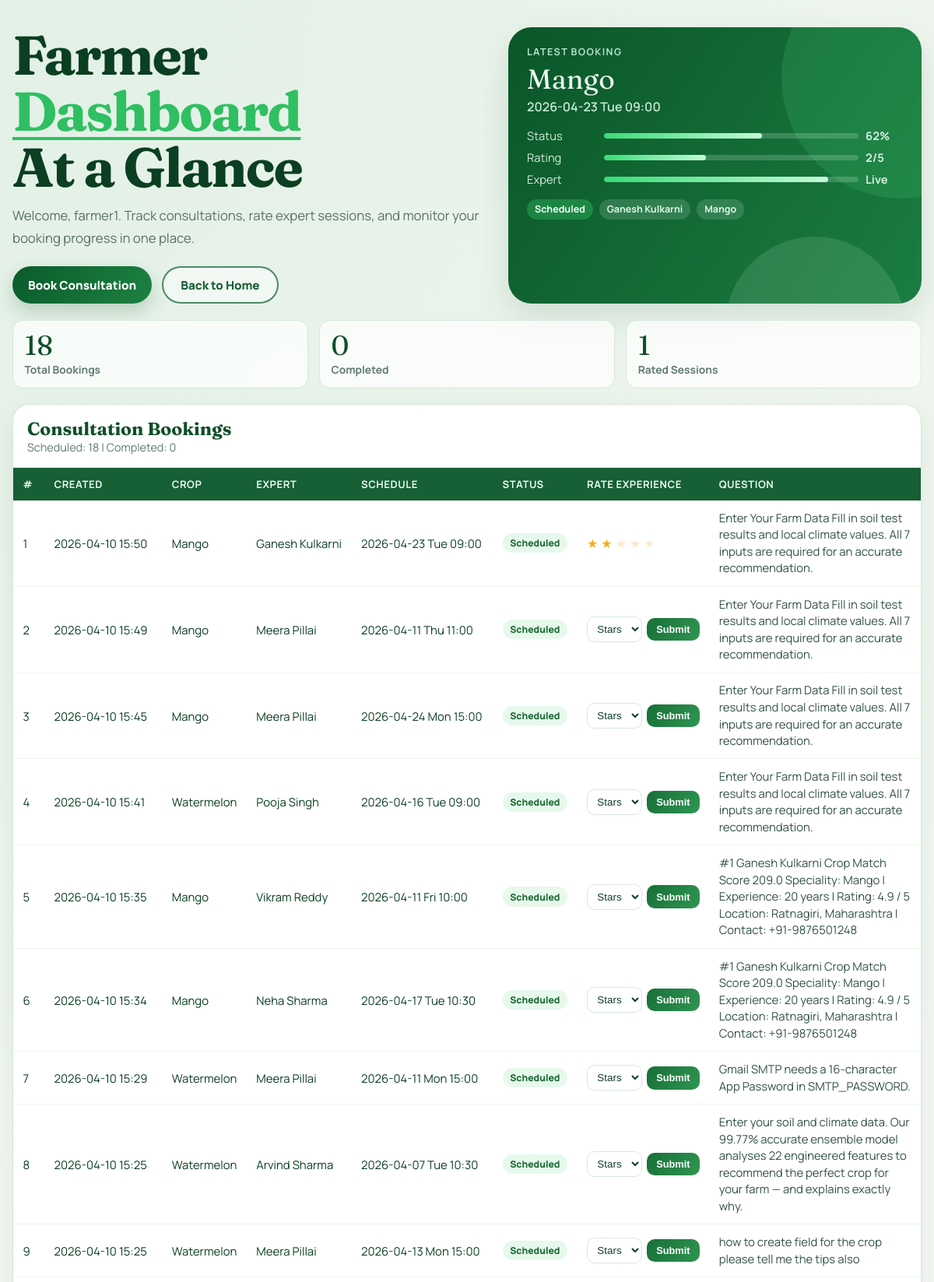
Screenshot of /farmer/dashboard (signed in, upper part) with the database file from the repository.
### app.py (models this page shows)
class User(db.Model):
    id             = db.Column(db.Integer, primary_key=True)
    username       = db.Column(db.String(80), unique=True, nullable=False)
    email          = db.Column(db.String(120), unique=True, nullable=True)
    password_hash  = db.Column(db.String(255), nullable=False)
    role           = db.Column(db.String(20), nullable=False, default="member")
    created_at     = db.Column(db.DateTime, default=datetime.utcnow)

class FarmerBooking(db.Model):
    id                 = db.Column(db.Integer, primary_key=True)
    created_at         = db.Column(db.DateTime, default=datetime.utcnow)
    created_by_username = db.Column(db.String(80), index=True)
    farmer_name        = db.Column(db.String(120), nullable=False)
    farmer_phone       = db.Column(db.String(20), nullable=False)
    farmer_email       = db.Column(db.String(120), nullable=False)
    crop               = db.Column(db.String(80), nullable=False)
    question           = db.Column(db.Text, nullable=False)
    preferred_date     = db.Column(db.String(20), nullable=False)
    preferred_time     = db.Column(db.String(20), nullable=False)
    expert_farmer_id   = db.Column(db.Integer, db.ForeignKey("expert_farmer.id"), nullable=False)
    status             = db.Column(db.String(20), nullable=False, default="Scheduled")
    rating_stars       = db.Column(db.Integer, nullable=True)
    rating_updated_at  = db.Column(db.DateTime, nullable=True)
    expert_farmer = db.relationship("ExpertFarmer", backref="bookings")

class ExpertFarmer(db.Model):
    id                 = db.Column(db.Integer, primary_key=True)
    user_id            = db.Column(db.Integer, db.ForeignKey("user.id"), nullable=True)
    name               = db.Column(db.String(120), nullable=False)
    crop_speciality    = db.Column(db.String(80), nullable=False, index=True)
    experience_years   = db.Column(db.Integer, nullable=False)
    district           = db.Column(db.String(80), nullable=False)
    state              = db.Column(db.String(80), nullable=False)
    rating             = db.Column(db.Float, nullable=False, default=4.5)
    phone              = db.Column(db.String(20), nullable=False)
    available_slots    = db.Column(db.Text, nullable=False)
    user = db.relationship("User", backref="expert_profile")

### app.py (the view)
@app.route("/farmer/dashboard")
@role_required("farmer", "member")
def farmer_dashboard():
    current_user = get_current_user()
    updated_rows = (FarmerBooking.query
                    .filter(
                        FarmerBooking.created_by_username == current_user.username,
                        FarmerBooking.rating_stars.isnot(None),
                        FarmerBooking.status != "Completed",
                    )
                    .update({FarmerBooking.status: "Completed"}, synchronize_session=False))
    if updated_rows:
        db.session.commit()
    bookings = (FarmerBooking.query
                .filter_by(created_by_username=current_user.username)
                .order_by(FarmerBooking.created_at.desc())
                .limit(50)
                .all())
    predictions = (Prediction.query
                   .filter_by(owner_username=current_user.username)
                   .order_by(Prediction.timestamp.desc())
                   .limit(100)
                   .all())
    return render_template(
        "farmer_dashboard.html",
        bookings=bookings,
        predictions=predictions,
        current_user=current_user,
    )

### app.py (called while the page is built)
def format_local_timestamp(dt_value, fmt="%Y-%m-%d %H:%M"):
    if dt_value is None:
        return "N/A"
    return (dt_value + LOCAL_TIME_OFFSET).strftime(fmt)

@app.template_filter("localtime")
def localtime_filter(dt_value, fmt="%Y-%m-%d %H:%M"):
    return format_local_timestamp(dt_value, fmt)

def get_current_user():
    user_id = session.get("user_id")
    if not user_id:
        return None
    return db.session.get(User, user_id)

def role_required(*roles):
    def decorator(view):
        @wraps(view)
        def wrapped(*args, **kwargs):
            current_user = get_current_user()
            if current_user is None:
                flash("Please log in first.", "auth")
                return redirect(url_for("login"))
            if current_user.role not in roles:
                flash("You do not have access to this page.", "auth")
                return redirect(url_for("home"))
            return view(*args, **kwargs)
        return wrapped
    return decorator

@app.context_processor
def inject_user_context():
    current_user = get_current_user()
    def get_user_bookings(username):
        """Retrieve all bookings for a user, ordered by date (newest first)"""
        bookings = FarmerBooking.query.filter_by(created_by_username=username).order_by(FarmerBooking.created_at.desc()).all()
        return bookings
    return {
        "session_user": current_user,
        "is_authenticated": current_user is not None,
        "get_user_bookings": get_user_bookings,
    }

### templates/farmer_dashboard.html (shortened to what this page needs)
<!DOCTYPE html>
<html lang="en">
<head>
</head>
<body>
  <div class="wrap">
    {% set total_bookings = bookings|length %}
    {% set scheduled_count = bookings|selectattr('status', 'equalto', 'Scheduled')|list|length %}
    {% set completed_count = bookings|selectattr('status', 'equalto', 'Completed')|list|length %}
    {% set rated_count = bookings|selectattr('rating_stars')|list|length %}
    <section class="hero">
      <div class="hero-left">
        <h1>Farmer <span>Dashboard</span><br/>At a Glance</h1>
        <p class="hero-copy">Welcome, {{ current_user.username }}. Track consultations, rate expert sessions, and monitor your booking progress in one place.</p>
        <div class="hero-actions">
          <a class="btn btn-primary" href="{{ url_for('farmers') }}">Book Consultation</a>
          <a class="btn btn-secondary" href="{{ url_for('home') }}">Back to Home</a>
        </div>
      </div>
      {% if bookings %}
      {% set latest = bookings[0] %}
      <aside class="hero-card">
        <div class="hero-label">Latest Booking</div>
        <div class="hero-title">{{ latest.crop }}</div>
        <div class="hero-sub">{{ latest.preferred_date }} {{ latest.preferred_time }}</div>
        <div class="metric">
          <span>Status</span>
          <div class="metric-bar"><div class="metric-fill" style="width:{% if (latest.status or '')|lower == 'completed' %}100{% else %}62{% endif %}%;"></div></div>
          <strong>{% if (latest.status or '')|lower == 'completed' %}100%{% else %}62%{% endif %}</strong>
        </div>
        <div class="metric">
          <span>Rating</span>
          <div class="metric-bar"><div class="metric-fill" style="width:{% if latest.rating_stars %}{{ (latest.rating_stars / 5 * 100)|round(0, 'floor') }}{% else %}0{% endif %}%;"></div></div>
          <strong>{% if latest.rating_stars %}{{ latest.rating_stars }}/5{% else %}N/A{% endif %}</strong>
        </div>
        <div class="metric">
          <span>Expert</span>
          <div class="metric-bar"><div class="metric-fill" style="width:88%;"></div></div>
          <strong>Live</strong>
        </div>
        <div class="chips">
          <span class="chip chip-strong">{{ latest.status }}</span>
          <span class="chip">{{ latest.expert_farmer.name if latest.expert_farmer else 'N/A' }}</span>
          <span class="chip">{{ latest.crop }}</span>
        </div>
      </aside>
      {% endif %}
    </section>
    <section class="stats">
      <div class="stat">
        <div class="stat-value">{{ total_bookings }}</div>
        <div class="stat-label">Total Bookings</div>
      </div>
      <div class="stat">
        <div class="stat-value">{{ completed_count }}</div>
        <div class="stat-label">Completed</div>
      </div>
      <div class="stat">
        <div class="stat-value">{{ rated_count }}</div>
        <div class="stat-label">Rated Sessions</div>
      </div>
    </section>
    <section class="table-shell">
      <div class="table-head">
        <div>
          <h2>Consultation Bookings</h2>
          <p>Scheduled: {{ scheduled_count }} | Completed: {{ completed_count }}</p>
        </div>
      </div>
      {% if bookings %}
      <div class="table-wrap">
        <table>
          <thead>
            <tr>
              <th>#</th>
              <th>Created</th>
              <th>Crop</th>
              <th>Expert</th>
              <th>Schedule</th>
              <th>Status</th>
              <th>Rate Experience</th>
              <th>Question</th>
            </tr>
          </thead>
          <tbody>
            {% for b in bookings %}
            <tr>
              <td>{{ loop.index }}</td>
              <td>{{ b.created_at.strftime('%Y-%m-%d %H:%M') }}</td>
              <td>{{ b.crop }}</td>
              <td>{{ b.expert_farmer.name if b.expert_farmer else 'N/A' }}</td>
              <td>{{ b.preferred_date }} {{ b.preferred_time }}</td>
              {% set status_key = (b.status or '')|lower %}
              <td>
                <span class="badge {% if status_key == 'scheduled' %}badge-scheduled{% elif status_key == 'completed' %}badge-completed{% else %}badge-default{% endif %}">
                  {{ b.status }}
                </span>
              </td>
              <td>
                {% if b.rating_stars %}
                <div class="stars" title="{{ b.rating_stars }} stars">
                  {% for _ in range(b.rating_stars) %}<span class="star">★</span>{% endfor %}
                  {% for _ in range(5 - b.rating_stars) %}<span class="star" style="opacity:.25;">★</span>{% endfor %}
                </div>
                {% else %}
                <form class="rate-form" method="POST" action="{{ url_for('farmer_rate_booking') }}">
                  <select class="rate-select" name="rating_stars" required>
                    <option value="">Stars</option>
                  </select>
                  <button class="rate-btn" type="submit">Submit</button>
                </form>
                {% endif %}
              </td>
              <td class="q-cell">{{ b.question }}</td>
            </tr>
            {% endfor %}
          </tbody>
        </table>
      </div>
      {% else %}
      <div class="empty">No bookings yet. Create your first consultation schedule.</div>
      {% endif %}
    </section>
  </div>
</body>
</html>

### rows the page displays
User: username "farmer1"
FarmerBooking: crop "Mango", preferred_date "2026-04-23", preferred_time "Tue 09:00", rating_stars "2", status "Scheduled", created_at "2026-04-10 15:50", expert_farmer "Ganesh Kulkarni", question "Enter Your Farm Data Fill in soil test results and local climate values. All 7 inputs are required for an accurate recommendation."
ExpertFarmer: expert_farmer "Ganesh Kulkarni"
FarmerBooking: created_at "2026-04-10 15:49", crop "Mango", expert_farmer "Meera Pillai", preferred_date "2026-04-11", preferred_time "Thu 11:00", status "Scheduled", question "Enter Your Farm Data Fill in soil test results and local climate values. All 7 inputs are required for an accurate recommendation."
FarmerBooking: created_at "2026-04-10 15:45", crop "Mango", expert_farmer "Meera Pillai", preferred_date "2026-04-24", preferred_time "Mon 15:00", status "Scheduled", question "Enter Your Farm Data Fill in soil test results and local climate values. All 7 inputs are required for an accurate recommendation."
FarmerBooking: created_at "2026-04-10 15:41", crop "Watermelon", expert_farmer "Pooja Singh", preferred_date "2026-04-16", preferred_time "Tue 09:00", status "Scheduled", question "Enter Your Farm Data Fill in soil test results and local climate values. All 7 inputs are required for an accurate recommendation."
FarmerBooking: created_at "2026-04-10 15:35", crop "Mango", expert_farmer "Vikram Reddy", preferred_date "2026-04-11", preferred_time "Fri 10:00", status "Scheduled", question "#1 Ganesh Kulkarni Crop Match Score 209.0 Speciality: Mango | Experience: 20 years | Rating: 4.9 / 5 Location: Ratnagiri, Maharashtra | Contact: +91-9876501248"
FarmerBooking: created_at "2026-04-10 15:34", crop "Mango", expert_farmer "Neha Sharma", preferred_date "2026-04-17", preferred_time "Tue 10:30", status "Scheduled", question "#1 Ganesh Kulkarni Crop Match Score 209.0 Speciality: Mango | Experience: 20 years | Rating: 4.9 / 5 Location: Ratnagiri, Maharashtra | Contact: +91-9876501248"
FarmerBooking: created_at "2026-04-10 15:29", crop "Watermelon", expert_farmer "Meera Pillai", preferred_date "2026-04-11", preferred_time "Mon 15:00", status "Scheduled", question "Gmail SMTP needs a 16-character App Password in SMTP_PASSWORD."
FarmerBooking: created_at "2026-04-10 15:25", crop "Watermelon", expert_farmer "Arvind Sharma", preferred_date "2026-04-07", preferred_time "Tue 10:30", status "Scheduled", question "Enter your soil and climate data. Our 99.77% accurate ensemble model analyses 22 engineered features to recommend the perfect crop for your farm — and explains exactly why."
FarmerBooking: created_at "2026-04-10 15:25", crop "Watermelon", expert_farmer "Meera Pillai", preferred_date "2026-04-13", preferred_time "Mon 15:00", status "Scheduled", question "how to create field for the crop please tell me the tips also"

### other values shown
{{ total_bookings }} "18"
{{ completed_count }} "0"
{{ rated_count }} "1"
{{ scheduled_count }} "18"
